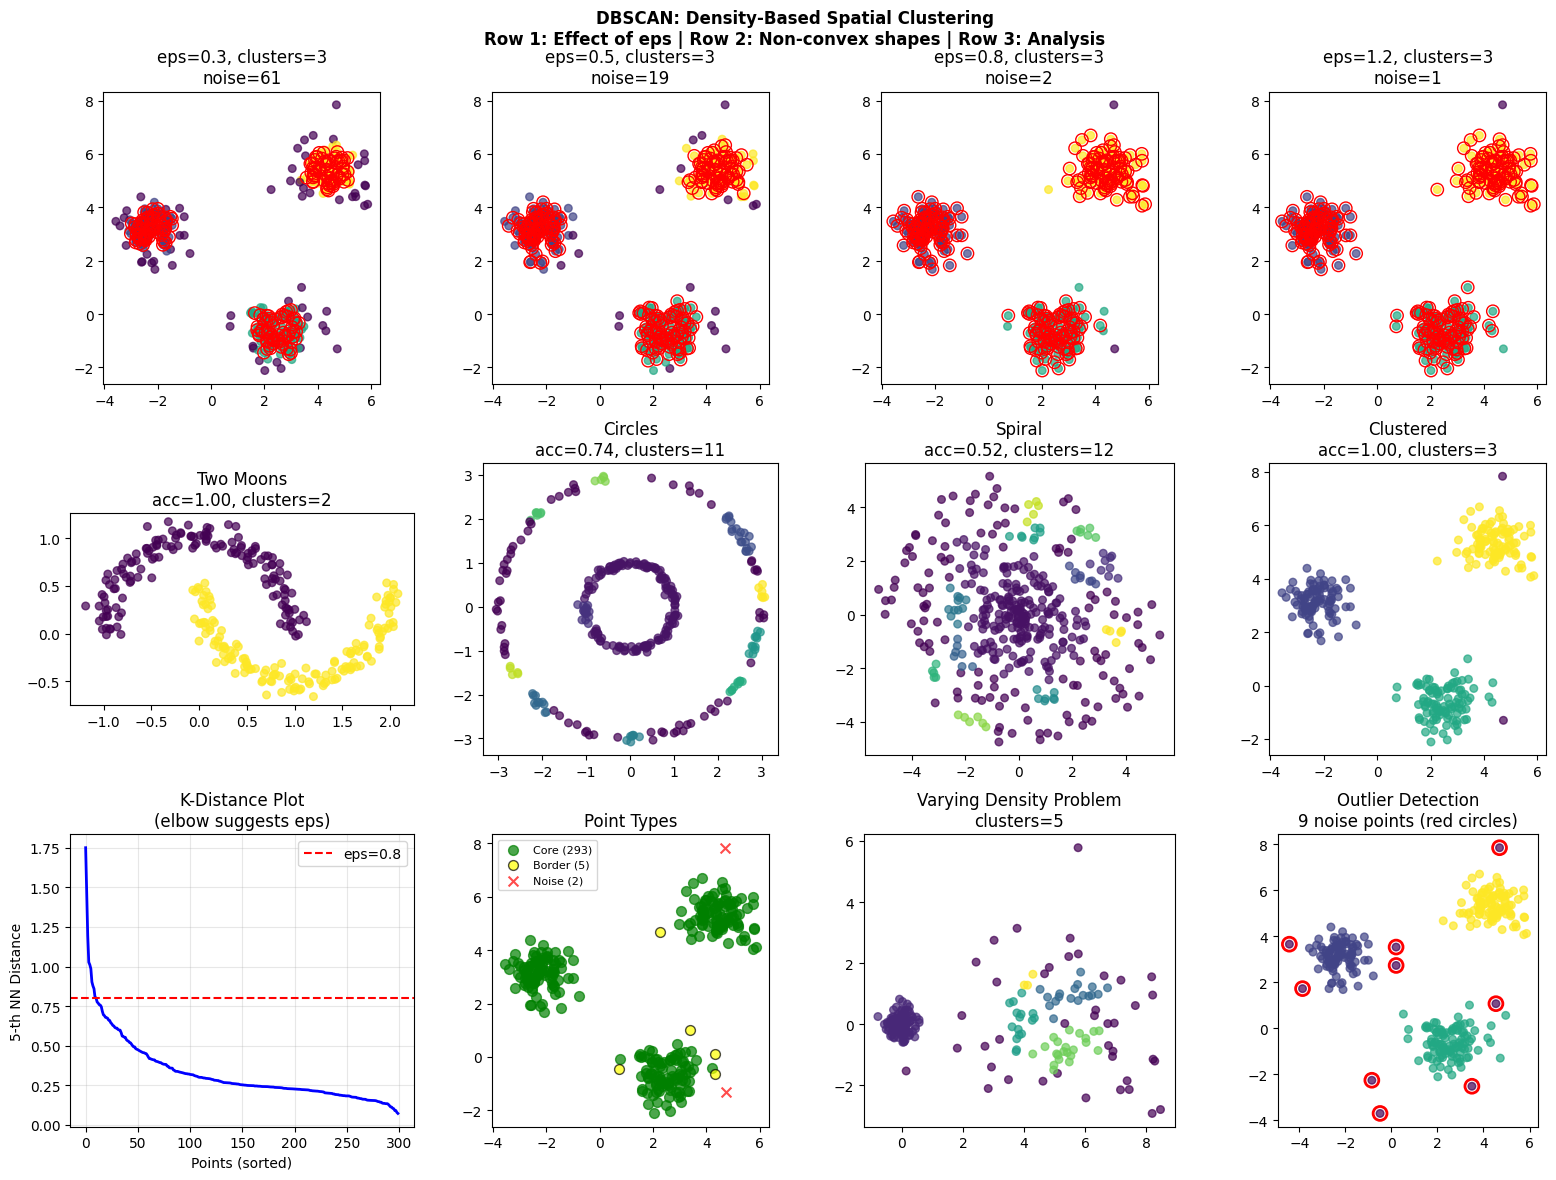

The script that saved this image:
"""
DBSCAN — Paradigm: DENSITY-BASED CLUSTERING

===============================================================
WHAT IT IS (THE CORE IDEA)
===============================================================

Clusters are DENSE REGIONS separated by SPARSE REGIONS.

Key insight: Don't count clusters, FIND them by following density.

Two parameters define "dense":
    ε (eps): Neighborhood radius
    MinPts: Minimum points to be "dense"

Point classification:
    CORE POINT: Has ≥ MinPts neighbors within ε
    BORDER POINT: Within ε of a core point, but not core itself
    NOISE POINT: Neither core nor border → outlier!

===============================================================
THE ALGORITHM
===============================================================

1. For each unvisited point p:
   a. Find all neighbors within ε
   b. If |neighbors| < MinPts → mark as NOISE (for now)
   c. If |neighbors| ≥ MinPts → start a new cluster:
      - Add p and all neighbors to cluster
      - For each neighbor that's a core point:
        - Recursively add ITS neighbors
      - Continue until no more core points to expand

2. Border points may be reassigned from noise to a cluster

DENSITY-REACHABILITY:
    - Point q is "directly density-reachable" from p if:
      p is core AND d(p,q) ≤ ε
    - Point q is "density-reachable" from p if there's a chain
      of directly density-reachable points from p to q
    - A cluster is a maximal set of density-connected points

===============================================================
THE KEY INSIGHT: NO K REQUIRED
===============================================================

Unlike K-means or hierarchical, DBSCAN doesn't need K!

The number of clusters EMERGES from the data:
- Dense regions → clusters
- Sparse regions → boundaries between clusters
- Isolated points → noise/outliers

This is powerful when you don't know how many clusters exist.

===============================================================
INDUCTIVE BIAS
===============================================================

1. DENSITY-BASED: Clusters are dense regions
   (fails if clusters have varying densities)

2. ARBITRARY SHAPES: Can find non-convex clusters
   (moons, spirals, rings — no problem!)

3. OUTLIER DETECTION: Naturally identifies noise points
   (K-means forces everything into a cluster)

4. PARAMETER SENSITIVITY:
   - ε too small → everything is noise
   - ε too large → everything in one cluster
   - MinPts too large → few core points
   - MinPts too small → noise becomes clusters

5. STRUGGLES WITH VARYING DENSITY:
   ε is global — can't handle clusters of different densities

===============================================================
CHOOSING PARAMETERS (Practical Guidance)
===============================================================

MinPts:
    Rule of thumb: MinPts ≥ d + 1 (d = dimensions)
    Or: MinPts = 2 × d
    For noisy data: increase MinPts

ε (eps):
    Use the k-distance graph:
    1. For each point, compute distance to k-th nearest neighbor
    2. Sort these distances
    3. Plot them — look for "elbow"
    4. ε ≈ y-value at elbow

===============================================================
COMPLEXITY
===============================================================

Without spatial index: O(n²) — compute all pairwise distances
With spatial index (KD-tree, Ball tree): O(n log n) average

DBSCAN is often faster than hierarchical in practice.

===============================================================
"""

import numpy as np
import matplotlib.pyplot as plt
from itertools import permutations
from collections import deque
import sys
sys.path.insert(0, '/Users/sid47/ML Algorithms')
from importlib import import_module
datasets_module = import_module('00_datasets')
make_clustered = datasets_module.make_clustered
make_moons = datasets_module.make_moons
make_circles = datasets_module.make_circles
make_spiral = datasets_module.make_spiral


class DBSCAN:
    """
    Density-Based Spatial Clustering of Applications with Noise.

    Paradigm: DENSITY-BASED
    - No K required — number of clusters emerges
    - Finds arbitrary-shaped clusters
    - Identifies outliers/noise
    """

    def __init__(self, eps=0.5, min_samples=5):
        """
        Parameters:
        -----------
        eps : float
            The maximum distance between two samples for one to be
            considered as in the neighborhood of the other (ε).
        min_samples : int
            The number of samples in a neighborhood for a point
            to be considered as a core point (MinPts).
        """
        self.eps = eps
        self.min_samples = min_samples

        # Attributes set after fit
        self.labels_ = None           # Cluster labels (-1 = noise)
        self.core_sample_indices_ = None  # Indices of core points
        self.components_ = None       # Core points themselves
        self.n_clusters_ = None       # Number of clusters found

    def _compute_distance_matrix(self, X):
        """Compute pairwise Euclidean distance matrix."""
        n = X.shape[0]
        X_sq = np.sum(X**2, axis=1)
        D_sq = X_sq[:, np.newaxis] + X_sq[np.newaxis, :] - 2 * X @ X.T
        return np.sqrt(np.maximum(D_sq, 0))

    def _get_neighbors(self, D, point_idx):
        """Get indices of all points within eps of point_idx."""
        return np.where(D[point_idx] <= self.eps)[0]

    def fit(self, X):
        """
        Perform DBSCAN clustering.

        Algorithm:
        1. Compute distance matrix (or use spatial index)
        2. Identify core points (≥ min_samples neighbors)
        3. Build clusters by expanding from core points
        4. Assign border points to nearest core's cluster
        5. Everything else is noise
        """
        n_samples = X.shape[0]

        # Initialize all points as unvisited noise
        self.labels_ = np.full(n_samples, -1, dtype=int)

        # Compute distance matrix
        D = self._compute_distance_matrix(X)

        # Find neighbors for each point
        neighbors = [self._get_neighbors(D, i) for i in range(n_samples)]

        # Identify core points
        core_mask = np.array([len(neighbors[i]) >= self.min_samples
                             for i in range(n_samples)])
        self.core_sample_indices_ = np.where(core_mask)[0]
        self.components_ = X[self.core_sample_indices_]

        # Track visited points
        visited = np.zeros(n_samples, dtype=bool)

        cluster_id = 0

        for point_idx in range(n_samples):
            if visited[point_idx]:
                continue

            visited[point_idx] = True

            point_neighbors = neighbors[point_idx]

            # Not a core point — leave as noise (for now, may become border)
            if len(point_neighbors) < self.min_samples:
                continue

            # Start a new cluster
            self.labels_[point_idx] = cluster_id

            # BFS to expand cluster
            # Use deque for efficient popleft
            seed_set = deque([n for n in point_neighbors if n != point_idx])

            while seed_set:
                current = seed_set.popleft()

                if self.labels_[current] == -1:
                    # Was noise, now border point
                    self.labels_[current] = cluster_id

                if visited[current]:
                    continue

                visited[current] = True
                self.labels_[current] = cluster_id

                current_neighbors = neighbors[current]

                # If current is a core point, expand
                if len(current_neighbors) >= self.min_samples:
                    for neighbor in current_neighbors:
                        if not visited[neighbor]:
                            seed_set.append(neighbor)

            cluster_id += 1

        self.n_clusters_ = cluster_id
        return self

    def fit_predict(self, X):
        """Fit and return cluster labels."""
        self.fit(X)
        return self.labels_


def k_distance_plot(X, k=5):
    """
    Generate k-distance plot for choosing epsilon.

    For each point, compute distance to k-th nearest neighbor.
    Sort and plot — look for elbow.
    """
    n_samples = X.shape[0]

    # Compute distance matrix
    X_sq = np.sum(X**2, axis=1)
    D = np.sqrt(np.maximum(X_sq[:, np.newaxis] + X_sq - 2 * X @ X.T, 0))

    # Get k-th nearest neighbor distance for each point
    # (k+1 because point itself is at distance 0)
    k_distances = np.sort(D, axis=1)[:, k]

    # Sort these distances
    k_distances_sorted = np.sort(k_distances)[::-1]

    return k_distances_sorted


def clustering_accuracy(y_true, y_pred, ignore_noise=True):
    """
    Compute clustering accuracy with optimal label permutation.

    If ignore_noise, exclude noise points (-1) from accuracy calculation.
    """
    if ignore_noise:
        mask = y_pred != -1
        if np.sum(mask) == 0:
            return 0.0
        y_true_filtered = y_true[mask]
        y_pred_filtered = y_pred[mask]
    else:
        y_true_filtered = y_true
        y_pred_filtered = y_pred

    # Get unique predicted labels (excluding -1)
    unique_pred = [l for l in np.unique(y_pred_filtered) if l != -1]
    unique_true = np.unique(y_true_filtered)

    if len(unique_pred) == 0:
        return 0.0

    # Try all permutations (limited to prevent explosion)
    n_labels = max(len(unique_pred), len(unique_true))
    if n_labels > 8:
        # For many labels, use greedy matching instead
        best_acc = 0
        remaining_true = list(range(n_labels))
        mapping = {}
        for pred_label in unique_pred:
            best_match_acc = 0
            best_match = 0
            for true_label in remaining_true:
                match_acc = np.mean((y_pred_filtered == pred_label) &
                                   (y_true_filtered == true_label))
                if match_acc > best_match_acc:
                    best_match_acc = match_acc
                    best_match = true_label
            mapping[pred_label] = best_match
            if best_match in remaining_true:
                remaining_true.remove(best_match)

        y_mapped = np.array([mapping.get(y, -1) for y in y_pred_filtered])
        return np.mean(y_mapped == y_true_filtered)

    best_acc = 0
    for perm in permutations(range(n_labels)):
        y_mapped = np.array([perm[y] if 0 <= y < len(perm) else -1
                           for y in y_pred_filtered])
        acc = np.mean(y_mapped == y_true_filtered)
        best_acc = max(best_acc, acc)

    return best_acc


def silhouette_score(X, labels):
    """Compute silhouette score, ignoring noise points."""
    # Filter out noise
    mask = labels != -1
    if np.sum(mask) < 2:
        return 0.0

    X_filtered = X[mask]
    labels_filtered = labels[mask]

    n_samples = X_filtered.shape[0]
    unique_labels = np.unique(labels_filtered)

    if len(unique_labels) < 2:
        return 0.0

    silhouettes = np.zeros(n_samples)

    for i in range(n_samples):
        same_cluster = labels_filtered == labels_filtered[i]
        same_cluster[i] = False
        if np.sum(same_cluster) > 0:
            a = np.mean(np.sqrt(np.sum((X_filtered[same_cluster] - X_filtered[i])**2, axis=1)))
        else:
            a = 0

        b = np.inf
        for k in unique_labels:
            if k != labels_filtered[i]:
                other_cluster = labels_filtered == k
                if np.sum(other_cluster) > 0:
                    mean_dist = np.mean(np.sqrt(np.sum((X_filtered[other_cluster] - X_filtered[i])**2, axis=1)))
                    b = min(b, mean_dist)

        if b == np.inf:
            b = 0

        silhouettes[i] = (b - a) / max(a, b) if max(a, b) > 0 else 0

    return np.mean(silhouettes)


# ============================================================
# ABLATION EXPERIMENTS
# ============================================================

def ablation_experiments():
    print("\n" + "="*60)
    print("ABLATION EXPERIMENTS")
    print("="*60)

    np.random.seed(42)
    X, y_true = make_clustered(n_samples=300, n_clusters=4)

    # -------- Experiment 1: Effect of Epsilon --------
    print("\n1. EFFECT OF EPSILON (ε)")
    print("-" * 40)
    print("Too small → everything is noise. Too large → one big cluster.")

    for eps in [0.1, 0.3, 0.5, 0.8, 1.0, 1.5, 2.0]:
        dbscan = DBSCAN(eps=eps, min_samples=5)
        dbscan.fit(X)
        n_clusters = dbscan.n_clusters_
        n_noise = np.sum(dbscan.labels_ == -1)
        print(f"  eps={eps:.1f}  clusters={n_clusters}  noise={n_noise}")
    print("-> Small eps: many small clusters + lots of noise")
    print("-> Large eps: few large clusters, less noise")
    print("-> Need to find the sweet spot!")

    # -------- Experiment 2: Effect of MinPts --------
    print("\n2. EFFECT OF MIN_SAMPLES (MinPts)")
    print("-" * 40)

    for min_samples in [2, 3, 5, 10, 15, 20]:
        dbscan = DBSCAN(eps=0.8, min_samples=min_samples)
        dbscan.fit(X)
        n_clusters = dbscan.n_clusters_
        n_noise = np.sum(dbscan.labels_ == -1)
        n_core = len(dbscan.core_sample_indices_)
        print(f"  min_samples={min_samples:<3}  clusters={n_clusters}  "
              f"noise={n_noise}  core_points={n_core}")
    print("-> Higher MinPts = stricter definition of 'dense'")
    print("-> Fewer core points, more noise")

    # -------- Experiment 3: Non-Convex Shapes (DBSCAN's Strength) --------
    print("\n3. DBSCAN ON NON-CONVEX SHAPES")
    print("-" * 40)
    print("Where K-means fails, DBSCAN shines!")

    # Moons
    X_moons, y_moons = make_moons(n_samples=300, noise=0.08)
    dbscan = DBSCAN(eps=0.2, min_samples=5)
    dbscan.fit(X_moons)
    acc = clustering_accuracy(y_moons, dbscan.labels_)
    n_noise = np.sum(dbscan.labels_ == -1)
    print(f"  Two Moons:  clusters={dbscan.n_clusters_}  acc={acc:.3f}  noise={n_noise}")

    # Circles
    X_circles, y_circles = make_circles(n_samples=300, noise=0.05)
    dbscan = DBSCAN(eps=0.2, min_samples=5)
    dbscan.fit(X_circles)
    acc = clustering_accuracy(y_circles, dbscan.labels_)
    n_noise = np.sum(dbscan.labels_ == -1)
    print(f"  Circles:    clusters={dbscan.n_clusters_}  acc={acc:.3f}  noise={n_noise}")

    # Spiral
    X_spiral, y_spiral = make_spiral(n_samples=400, noise=0.3)
    dbscan = DBSCAN(eps=0.5, min_samples=5)
    dbscan.fit(X_spiral)
    acc = clustering_accuracy(y_spiral, dbscan.labels_)
    n_noise = np.sum(dbscan.labels_ == -1)
    print(f"  Spiral:     clusters={dbscan.n_clusters_}  acc={acc:.3f}  noise={n_noise}")

    print("-> DBSCAN finds non-convex shapes that K-means cannot!")

    # -------- Experiment 4: Noise Detection --------
    print("\n4. NOISE/OUTLIER DETECTION")
    print("-" * 40)

    # Add outliers to clustered data
    X_outliers = np.vstack([X, np.random.uniform(-10, 10, (20, 2))])
    y_outliers = np.concatenate([y_true, np.full(20, -1)])  # Mark as outliers

    dbscan = DBSCAN(eps=0.8, min_samples=5)
    dbscan.fit(X_outliers)

    # Check how many true outliers were detected as noise
    true_outliers = y_outliers == -1
    detected_noise = dbscan.labels_ == -1

    outliers_correct = np.sum(true_outliers & detected_noise)
    outliers_total = np.sum(true_outliers)
    false_noise = np.sum(~true_outliers & detected_noise)

    print(f"  True outliers detected as noise: {outliers_correct}/{outliers_total}")
    print(f"  Non-outliers marked as noise: {false_noise}")
    print("-> DBSCAN naturally detects outliers!")

    # -------- Experiment 5: Varying Density (DBSCAN's Weakness) --------
    print("\n5. VARYING DENSITY (DBSCAN's Weakness)")
    print("-" * 40)

    # Create clusters with different densities
    np.random.seed(42)
    X_dense = np.random.randn(100, 2) * 0.3 + [0, 0]
    X_sparse = np.random.randn(100, 2) * 1.5 + [5, 0]
    X_varying = np.vstack([X_dense, X_sparse])
    y_varying = np.array([0]*100 + [1]*100)

    for eps in [0.3, 0.5, 0.8, 1.0]:
        dbscan = DBSCAN(eps=eps, min_samples=5)
        dbscan.fit(X_varying)
        n_clusters = dbscan.n_clusters_
        n_noise = np.sum(dbscan.labels_ == -1)
        acc = clustering_accuracy(y_varying, dbscan.labels_)
        print(f"  eps={eps:.1f}  clusters={n_clusters}  noise={n_noise}  acc={acc:.3f}")

    print("-> No single eps works for both clusters!")
    print("-> Dense cluster needs small eps, sparse needs large eps")
    print("-> Consider OPTICS or HDBSCAN for varying density")


def visualize_dbscan():
    """Visualize DBSCAN clustering."""
    print("\n" + "="*60)
    print("DBSCAN VISUALIZATION")
    print("="*60)

    fig = plt.figure(figsize=(16, 12))

    # Row 1: Effect of epsilon
    np.random.seed(42)
    X, y_true = make_clustered(n_samples=300, n_clusters=3)

    eps_values = [0.3, 0.5, 0.8, 1.2]
    for i, eps in enumerate(eps_values):
        ax = fig.add_subplot(3, 4, i+1)
        dbscan = DBSCAN(eps=eps, min_samples=5)
        dbscan.fit(X)

        # Color by cluster, noise in gray
        colors = dbscan.labels_.copy().astype(float)
        colors[colors == -1] = -0.5  # Noise gets special color

        scatter = ax.scatter(X[:, 0], X[:, 1], c=colors, cmap='viridis',
                           alpha=0.7, s=30)

        # Mark core points
        if len(dbscan.core_sample_indices_) > 0:
            ax.scatter(X[dbscan.core_sample_indices_, 0],
                      X[dbscan.core_sample_indices_, 1],
                      facecolors='none', edgecolors='red', s=80, linewidth=1)

        n_noise = np.sum(dbscan.labels_ == -1)
        ax.set_title(f'eps={eps}, clusters={dbscan.n_clusters_}\nnoise={n_noise}')
        ax.set_aspect('equal')

    # Row 2: DBSCAN on non-convex shapes
    datasets = [
        ("Two Moons", make_moons(n_samples=300, noise=0.08), 0.2),
        ("Circles", make_circles(n_samples=300, noise=0.05), 0.2),
        ("Spiral", make_spiral(n_samples=400, noise=0.3), 0.5),
        ("Clustered", (X, y_true), 0.8),
    ]

    for i, (name, (X_data, y_data), eps) in enumerate(datasets):
        ax = fig.add_subplot(3, 4, 5+i)
        dbscan = DBSCAN(eps=eps, min_samples=5)
        dbscan.fit(X_data)

        colors = dbscan.labels_.copy().astype(float)
        colors[colors == -1] = -0.5

        ax.scatter(X_data[:, 0], X_data[:, 1], c=colors, cmap='viridis',
                  alpha=0.7, s=30)

        acc = clustering_accuracy(y_data, dbscan.labels_)
        ax.set_title(f'{name}\nacc={acc:.2f}, clusters={dbscan.n_clusters_}')
        ax.set_aspect('equal')

    # Row 3: K-distance plot and point types
    ax = fig.add_subplot(3, 4, 9)
    k_dist = k_distance_plot(X, k=5)
    ax.plot(range(len(k_dist)), k_dist, 'b-', linewidth=2)
    ax.axhline(y=0.8, color='r', linestyle='--', label='eps=0.8')
    ax.set_xlabel('Points (sorted)')
    ax.set_ylabel('5-th NN Distance')
    ax.set_title('K-Distance Plot\n(elbow suggests eps)')
    ax.legend()
    ax.grid(True, alpha=0.3)

    # Show point types
    ax = fig.add_subplot(3, 4, 10)
    dbscan = DBSCAN(eps=0.8, min_samples=5)
    dbscan.fit(X)

    core_mask = np.zeros(len(X), dtype=bool)
    core_mask[dbscan.core_sample_indices_] = True
    noise_mask = dbscan.labels_ == -1
    border_mask = ~core_mask & ~noise_mask

    ax.scatter(X[core_mask, 0], X[core_mask, 1], c='green', s=50,
              label=f'Core ({np.sum(core_mask)})', alpha=0.7)
    ax.scatter(X[border_mask, 0], X[border_mask, 1], c='yellow', s=50,
              label=f'Border ({np.sum(border_mask)})', alpha=0.7, edgecolors='black')
    ax.scatter(X[noise_mask, 0], X[noise_mask, 1], c='red', s=50,
              label=f'Noise ({np.sum(noise_mask)})', alpha=0.7, marker='x')
    ax.set_title('Point Types')
    ax.legend(fontsize=8)
    ax.set_aspect('equal')

    # Varying density problem
    ax = fig.add_subplot(3, 4, 11)
    np.random.seed(42)
    X_dense = np.random.randn(100, 2) * 0.3 + [0, 0]
    X_sparse = np.random.randn(100, 2) * 1.5 + [5, 0]
    X_varying = np.vstack([X_dense, X_sparse])
    y_varying = np.array([0]*100 + [1]*100)

    dbscan = DBSCAN(eps=0.5, min_samples=5)
    dbscan.fit(X_varying)

    colors = dbscan.labels_.copy().astype(float)
    colors[colors == -1] = -0.5
    ax.scatter(X_varying[:, 0], X_varying[:, 1], c=colors, cmap='viridis',
              alpha=0.7, s=30)
    ax.set_title(f'Varying Density Problem\nclusters={dbscan.n_clusters_}')
    ax.set_aspect('equal')

    # Noise detection
    ax = fig.add_subplot(3, 4, 12)
    X_with_outliers = np.vstack([X, np.random.uniform(-5, 5, (15, 2))])

    dbscan = DBSCAN(eps=0.8, min_samples=5)
    dbscan.fit(X_with_outliers)

    colors = dbscan.labels_.copy().astype(float)
    colors[colors == -1] = -0.5

    ax.scatter(X_with_outliers[:, 0], X_with_outliers[:, 1], c=colors,
              cmap='viridis', alpha=0.7, s=30)
    ax.scatter(X_with_outliers[dbscan.labels_ == -1, 0],
              X_with_outliers[dbscan.labels_ == -1, 1],
              facecolors='none', edgecolors='red', s=100, linewidth=2)

    n_noise = np.sum(dbscan.labels_ == -1)
    ax.set_title(f'Outlier Detection\n{n_noise} noise points (red circles)')
    ax.set_aspect('equal')

    plt.suptitle('DBSCAN: Density-Based Spatial Clustering\n'
                 'Row 1: Effect of eps | Row 2: Non-convex shapes | Row 3: Analysis',
                 fontsize=12, fontweight='bold')
    plt.tight_layout()
    return fig


def visualize_dbscan_algorithm():
    """Visualize how DBSCAN works step by step."""
    print("\n" + "="*60)
    print("DBSCAN ALGORITHM VISUALIZATION")
    print("="*60)

    np.random.seed(42)
    X, _ = make_clustered(n_samples=100, n_clusters=3)

    fig, axes = plt.subplots(2, 4, figsize=(16, 8))

    # Compute neighborhoods
    eps = 0.8
    min_samples = 5

    X_sq = np.sum(X**2, axis=1)
    D = np.sqrt(np.maximum(X_sq[:, np.newaxis] + X_sq - 2 * X @ X.T, 0))

    # Classify points
    neighbors = [np.where(D[i] <= eps)[0] for i in range(len(X))]
    core_mask = np.array([len(n) >= min_samples for n in neighbors])
    border_mask = np.zeros(len(X), dtype=bool)
    for i in range(len(X)):
        if not core_mask[i]:
            # Check if border (within eps of any core)
            for j in neighbors[i]:
                if core_mask[j]:
                    border_mask[i] = True
                    break
    noise_mask = ~core_mask & ~border_mask

    # Step visualizations
    steps = [
        "1. Data Points",
        "2. ε-neighborhoods",
        "3. Core Points",
        "4. Border & Noise",
        "5. Start Cluster 1",
        "6. Expand Cluster 1",
        "7. Cluster 2",
        "8. Final Clusters"
    ]

    # Run actual DBSCAN for final result
    dbscan = DBSCAN(eps=eps, min_samples=min_samples)
    dbscan.fit(X)

    for idx, (ax, step_name) in enumerate(zip(axes.flat, steps)):
        ax.set_title(step_name, fontsize=10)

        if idx == 0:
            # Raw data
            ax.scatter(X[:, 0], X[:, 1], c='gray', s=30, alpha=0.7)

        elif idx == 1:
            # Show neighborhoods for a few points
            ax.scatter(X[:, 0], X[:, 1], c='gray', s=30, alpha=0.5)
            sample_points = [10, 50, 80]
            colors = ['red', 'green', 'blue']
            for p, c in zip(sample_points, colors):
                circle = plt.Circle((X[p, 0], X[p, 1]), eps,
                                   fill=False, color=c, linewidth=2)
                ax.add_patch(circle)
                ax.scatter(X[p, 0], X[p, 1], c=c, s=100, zorder=5)

        elif idx == 2:
            # Core points
            ax.scatter(X[~core_mask, 0], X[~core_mask, 1], c='gray', s=30, alpha=0.5)
            ax.scatter(X[core_mask, 0], X[core_mask, 1], c='green', s=50,
                      label=f'Core ({np.sum(core_mask)})')
            ax.legend(fontsize=8)

        elif idx == 3:
            # Core, border, noise
            ax.scatter(X[noise_mask, 0], X[noise_mask, 1], c='red', s=30,
                      marker='x', label=f'Noise ({np.sum(noise_mask)})')
            ax.scatter(X[border_mask, 0], X[border_mask, 1], c='orange', s=30,
                      label=f'Border ({np.sum(border_mask)})')
            ax.scatter(X[core_mask, 0], X[core_mask, 1], c='green', s=50,
                      label=f'Core ({np.sum(core_mask)})')
            ax.legend(fontsize=8)

        elif idx == 4:
            # Start first cluster
            labels = dbscan.labels_.copy()
            cluster0 = labels == 0
            ax.scatter(X[~cluster0, 0], X[~cluster0, 1], c='gray', s=30, alpha=0.3)
            ax.scatter(X[cluster0, 0], X[cluster0, 1], c='blue', s=50)

        elif idx == 5:
            # Show expansion arrows
            labels = dbscan.labels_.copy()
            cluster0 = labels == 0
            ax.scatter(X[~cluster0, 0], X[~cluster0, 1], c='gray', s=30, alpha=0.3)
            ax.scatter(X[cluster0, 0], X[cluster0, 1], c='blue', s=50)
            # Draw some expansion arrows
            cluster0_core = cluster0 & core_mask
            core_indices = np.where(cluster0_core)[0]
            if len(core_indices) > 1:
                for i in range(min(5, len(core_indices)-1)):
                    ax.annotate('', xy=X[core_indices[i+1]],
                               xytext=X[core_indices[i]],
                               arrowprops=dict(arrowstyle='->', color='red', lw=1))

        elif idx == 6:
            # Two clusters
            labels = dbscan.labels_.copy()
            colors = labels.copy().astype(float)
            colors[colors == -1] = -0.5
            mask01 = (labels == 0) | (labels == 1)
            ax.scatter(X[~mask01, 0], X[~mask01, 1], c='gray', s=30, alpha=0.3)
            ax.scatter(X[mask01, 0], X[mask01, 1], c=labels[mask01], cmap='tab10', s=50)

        else:
            # Final result
            colors = dbscan.labels_.copy().astype(float)
            colors[colors == -1] = -0.5
            ax.scatter(X[:, 0], X[:, 1], c=colors, cmap='viridis', s=50)
            ax.scatter(X[dbscan.labels_ == -1, 0], X[dbscan.labels_ == -1, 1],
                      facecolors='none', edgecolors='red', s=80, linewidth=2)

        ax.set_aspect('equal')
        ax.set_xlim(X[:, 0].min() - 1, X[:, 0].max() + 1)
        ax.set_ylim(X[:, 1].min() - 1, X[:, 1].max() + 1)

    plt.suptitle(f'DBSCAN Algorithm: eps={eps}, min_samples={min_samples}\n'
                 'Core points define dense regions, clusters grow by connectivity',
                 fontsize=12, fontweight='bold')
    plt.tight_layout()
    return fig


def benchmark_dbscan():
    """Benchmark DBSCAN on various datasets."""
    print("\n" + "="*60)
    print("BENCHMARK: DBSCAN Clustering")
    print("="*60)

    results = {}

    # Test on non-convex shapes (DBSCAN's strength)
    datasets = [
        ("moons", make_moons(n_samples=300, noise=0.08), 0.2, 5),
        ("circles", make_circles(n_samples=300, noise=0.05), 0.2, 5),
        ("spiral", make_spiral(n_samples=400, noise=0.3), 0.5, 5),
        ("clustered", make_clustered(n_samples=300, n_clusters=4), 0.8, 5),
    ]

    for name, (X, y_true), eps, min_samples in datasets:
        dbscan = DBSCAN(eps=eps, min_samples=min_samples)
        dbscan.fit(X)

        acc = clustering_accuracy(y_true, dbscan.labels_)
        n_noise = np.sum(dbscan.labels_ == -1)
        noise_frac = n_noise / len(X)

        results[name] = {
            'accuracy': acc,
            'n_clusters': dbscan.n_clusters_,
            'noise_fraction': noise_frac
        }
        print(f"{name:<12}: acc={acc:.3f}, clusters={dbscan.n_clusters_}, "
              f"noise={noise_frac:.1%}")

    return results


if __name__ == '__main__':
    print("="*60)
    print("DBSCAN — Paradigm: DENSITY-BASED CLUSTERING")
    print("="*60)

    print("""
WHAT THIS MODEL IS:
    Clusters are DENSE REGIONS separated by SPARSE REGIONS.

    Two parameters:
    - eps (ε): Neighborhood radius
    - min_samples: Minimum points to be "dense"

    Point types:
    - CORE: ≥ min_samples neighbors within ε
    - BORDER: Within ε of core, but not core itself
    - NOISE: Neither core nor border → OUTLIER

THE ALGORITHM:
    1. Find core points
    2. Grow clusters by connecting core points within ε
    3. Add border points to nearest cluster
    4. Everything else is noise

KEY ADVANTAGES:
    - No K required — clusters emerge from data
    - Finds ARBITRARY SHAPES (non-convex!)
    - Natural OUTLIER DETECTION

INDUCTIVE BIAS:
    - Clusters are dense regions
    - ε is global (struggles with varying density)
    - Assumes density is uniform within clusters

PARAMETER SELECTION:
    - min_samples ≈ 2 × dimensions
    - eps: use k-distance plot (look for elbow)
    """)

    ablation_experiments()
    results = benchmark_dbscan()

    print("\nGenerating visualizations...")

    fig1 = visualize_dbscan()
    save_path1 = '/Users/sid47/ML Algorithms/57_dbscan.png'
    fig1.savefig(save_path1, dpi=100, bbox_inches='tight')
    print(f"Saved: {save_path1}")
    plt.close(fig1)

    fig2 = visualize_dbscan_algorithm()
    save_path2 = '/Users/sid47/ML Algorithms/57_dbscan_algorithm.png'
    fig2.savefig(save_path2, dpi=100, bbox_inches='tight')
    print(f"Saved: {save_path2}")
    plt.close(fig2)

    print("\n" + "="*60)
    print("SUMMARY: What DBSCAN Reveals")
    print("="*60)
    print("""
1. DENSITY-BASED: Clusters are where points are packed together
2. NO K REQUIRED: Number of clusters emerges from ε and min_samples
3. ARBITRARY SHAPES: Can find moons, spirals, rings (K-means cannot)
4. OUTLIER DETECTION: Noise points identified naturally
5. VARYING DENSITY: Main weakness — global ε can't handle it

WHEN TO USE:
    - Unknown number of clusters
    - Non-convex cluster shapes
    - Need outlier detection
    - Clusters have similar densities

WHEN TO AVOID:
    - Varying density clusters (use HDBSCAN/OPTICS)
    - High-dimensional data (density becomes ill-defined)
    - Very large datasets (O(n²) without index)

COMPARISON:
    K-Means: Spherical clusters, needs K, no outliers
    Hierarchical: Any K, but expensive, greedy merges
    DBSCAN: Arbitrary shapes, auto K, handles outliers
    Spectral: Non-convex, uses graph, needs K

NEXT: Spectral Clustering — uses graph Laplacian, bridges to GNNs
    """)
